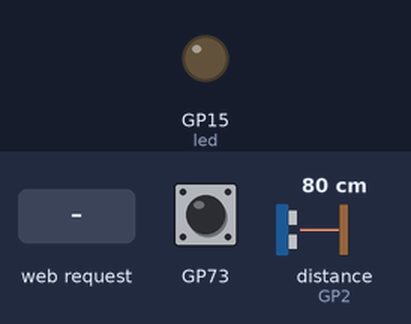
Bench run of a program on a simulated Raspberry Pi Pico running MicroPython. On the bench: output pins drawn as LEDs (lit = HIGH). Dashed ring = blinking. The inputs (shaded band) are chosen by the test bench; at power-on: distance to the obstacle (sensor on GP2) 80 cm. The echo pulse lasts 58.3 µs per cm; WiFi joins after 1.5 s; what the program prints to the serial console is not drawn.

Above: at 3.2 s.
3.3 s: HTTP request GET /calibrate? received
At 3.45 s:
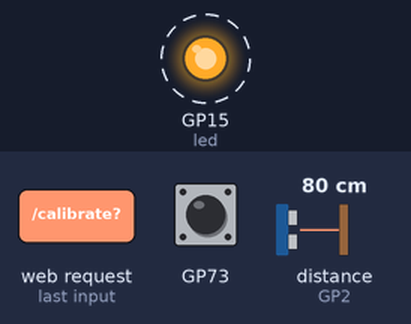
6.3 s: HTTP request GET /measure? received
At 6.8 s:
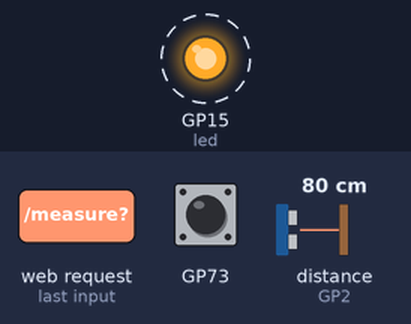
Timing chart, 0 to 10.5 s (numbered marks = the images above; inputs shaded):
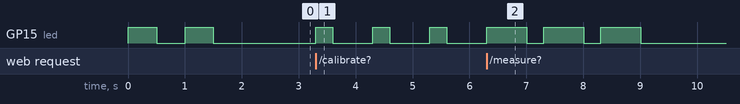

Measured:
- after the input at 3.3 s, GP15 (led): alternates HIGH for 0.30 s and LOW for 0.70 s, starting at once
- after the input at 6.3 s, GP15 (led): alternates HIGH for 0.70 s and LOW for 0.30 s, 6 changes in all, then stays LOW, starting at once

The program:

webServer.py
```python
import network
import socket
from time import sleep
from machine import Pin
import machine
import rp2
import sys
from lengthMeter_webControlled import calibrate_meterHeight, measure_patientHeight

led = Pin(15, Pin.OUT)

# Stel volgende parameters in volgens het aanwezige netwerk:
ssid = ''
password = ''

def connect():
    wlan = network.WLAN(network.STA_IF)
    wlan.active(True)
    wlan.connect(ssid, password)
    while wlan.isconnected() == False:
        if rp2.bootsel_button() == 1:
            sys.exit()
        print('Waiting for connection...')
        led.value(1)
        sleep(0.5)
        led.value(0)
        sleep(0.5)
    ip = wlan.ifconfig()[0]
    print(f'Connected on {ip}')
    return ip

def open_socket(ip):
    address = (ip, 80)
    connection = socket.socket()
    connection.setsockopt(socket.SOL_SOCKET, socket.SO_REUSEADDR, 1)
    connection.bind(address)
    connection.listen(1)
    return connection

def webpage(mh, ph):
    html = f"""
            <!DOCTYPE html>
            <html>
                <body style="max-width: max-content; margin: auto; text-align: center; font-family: Verdana">
                    <h1 style="padding-top: 50px">BeWell Kiosk</h1>
                    <h3 style="padding-bottom: 50px">Lengtemeting</h3>
                    <form action="./calibrate" style="display: inline-block">
                        <input type="submit" value="Calibrate" style="font-size: 16px; margin: 4px 2px; cursor: pointer; background-color: #04AA6D; border: none; color: white; padding: 15px 32px"/>
                    </form>
                    <form action="./measure" style="display: inline-block">
                        <input type="submit" value="Measure" style="font-size: 16px; margin: 4px 2px; cursor: pointer; background-color: #04AA6D; border: none; color: white; padding: 15px 32px"/>
                    </form>
                    <form action="./close" style="display: inline-block">
                        <input type="submit" value="Stop server" style="font-size: 16px; margin: 4px 2px; cursor: pointer; background-color: #ff1447; border: none; color: white; padding: 15px 32px"/>
                    </form>
                    <div style="display: flex; padding-top: 150px; padding-bottom: 50px">
                        <div style="flex: 1">
                            <p style="font-size: 16px">Meter height:</p>
                            <p style="font-size: 28px; color: #04AA6D">{mh} cm</p>
                        </div>
                        <div style="flex: 1">
                            <p style="font-size: 16px">Patient height:</p>
                            <p style="font-size: 28px; color: #04AA6D">{ph} cm</p>
                        </div>
                    </div>
                </body>
            </html>
            """
    return str(html)

def serve(connection):
    mh = 250
    ph = None
    while True:
        client = connection.accept()[0]
        request = client.recv(1024)
        request = str(request)
        try:
            request = request.split()[1]
        except IndexError:
            pass
        if request == '/calibrate?':
            mh = calibrate_meterHeight()
            ph = None
        elif request == '/measure?':
            if mh != None:
                ph = measure_patientHeight(mh)
        elif request == '/close?':
            connection.close()
            sys.exit()
        html = webpage(mh, ph)
        client.send(html)
        client.close()

ip = connect()
connection = open_socket(ip)
serve(connection)
```

lengthMeter_webControlled.py
```python
from picozero import DistanceSensor
from time import sleep
from time import ticks_ms
from machine import Pin

led = Pin(15, Pin.OUT)
ds = DistanceSensor(echo=2, trigger = 3, max_distance = 3)

def calibrate_meterHeight():
    for i in range(3):
        led.value(1)
        sleep(0.3)
        led.value(0)
        sleep(0.7)

    measured = ds.distance
    if measured != None:
        if measured < 3:
            meter_height = measured * 100
            return round(meter_height, 2)

def measure_patientHeight(meter_height):
    for i in range(3):
        led.value(1)
        sleep(0.7)
        led.value(0)
        sleep(0.3)

    measured_sec = ds.distance
    if measured_sec != None:
        meter_tohead = measured_sec * 100
        ph_check = meter_height - meter_tohead
        if ph_check > 35:
            if ph_check < 280:
                patient_height = ph_check
                return round(patient_height, 2)
```
